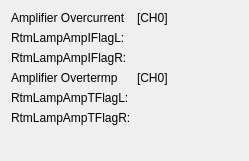
    <widget class="QWidget" name="formLayoutWidget">
     <property name="geometry">
      <rect>
       <x>700</x>
       <y>50</y>
       <width>249</width>
       <height>161</height>
      </rect>
     </property>
     <layout class="QFormLayout" name="formLayout">
      <item row="0" column="0">
       <widget class="QLabel" name="label_11">
        <property name="text">
         <string>Amplifier Overcurrent</string>
        </property>
       </widget>
      </item>
      <item row="0" column="1">
       <widget class="QLabel" name="label_149">
        <property name="text">
         <string>[CH0]</string>
        </property>
       </widget>
      </item>
      <item row="1" column="0">
       <widget class="QLabel" name="label_12">
        <property name="text">
         <string>RtmLampAmpIFlagL:</string>
        </property>
       </widget>
      </item>
      <item row="1" column="1">
       <widget class="PyDMLabel" name="PyDMLabel_100">
        <property name="palette">
         <palette>
          <active>
           <colorrole role="Text">
            <brush brushstyle="SolidPattern">
             <color alpha="255">
              <red>0</red>
              <green>0</green>
              <blue>0</blue>
             </color>
            </brush>
           </colorrole>
           <colorrole role="PlaceholderText">
            <brush brushstyle="SolidPattern">
             <color alpha="128">
              <red>78</red>
              <green>154</green>
              <blue>6</blue>
             </color>
            </brush>
           </colorrole>
          </active>
          <inactive>
           <colorrole role="Text">
            <brush brushstyle="SolidPattern">
             <color alpha="255">
              <red>0</red>
              <green>0</green>
              <blue>0</blue>
             </color>
            </brush>
           </colorrole>
           <colorrole role="PlaceholderText">
            <brush brushstyle="SolidPattern">
             <color alpha="128">
              <red>78</red>
              <green>154</green>
              <blue>6</blue>
             </color>
            </brush>
           </colorrole>
          </inactive>
          <disabled>
           <colorrole role="Text">
            <brush brushstyle="SolidPattern">
             <color alpha="255">
              <red>190</red>
              <green>190</green>
              <blue>190</blue>
             </color>
            </brush>
           </colorrole>
           <colorrole role="PlaceholderText">
            <brush brushstyle="SolidPattern">
             <color alpha="128">
              <red>0</red>
              <green>0</green>
              <blue>0</blue>
             </color>
            </brush>
           </colorrole>
          </disabled>
         </palette>
        </property>
        <property name="toolTip">
         <string/>
        </property>
        <property name="alarmSensitiveContent" stdset="0">
         <bool>false</bool>
        </property>
        <property name="channel" stdset="0">
         <string>XX-99SL01:DI-FOFBCtrl:RtmLampAmpIFlagLCH0-RB</string>
        </property>
       </widget>
      </item>
      <item row="2" column="0">
       <widget class="QLabel" name="label_13">
        <property name="text">
         <string>RtmLampAmpIFlagR:</string>
        </property>
       </widget>
      </item>
      <item row="2" column="1">
       <widget class="PyDMLabel" name="PyDMLabel_98">
        <property name="toolTip">
         <string/>
        </property>
        <property name="channel" stdset="0">
         <string>XX-99SL01:DI-FOFBCtrl:RtmLampAmpIFlagRCH0-RB</string>
        </property>
       </widget>
      </item>
      <item row="3" column="0">
       <widget class="QLabel" name="label_99">
        <property name="text">
         <string>Amplifier Overtermp</string>
        </property>
       </widget>
      </item>
      <item row="3" column="1">
       <widget class="QLabel" name="label_151">
        <property name="text">
         <string>[CH0]</string>
        </property>
       </widget>
      </item>
      <item row="4" column="0">
       <widget class="QLabel" name="label_97">
        <property name="text">
         <string>RtmLampAmpTFlagL:</string>
        </property>
       </widget>
      </item>
      <item row="4" column="1">
       <widget class="PyDMLabel" name="PyDMLabel_99">
        <property name="toolTip">
         <string/>
        </property>
        <property name="channel" stdset="0">
         <string>XX-99SL01:DI-FOFBCtrl:RtmLampAmpTFlagLCH0-RB</string>
        </property>
       </widget>
      </item>
      <item row="5" column="0">
       <widget class="QLabel" name="label_98">
        <property name="text">
         <string>RtmLampAmpTFlagR:</string>
        </property>
       </widget>
      </item>
      <item row="5" column="1">
       <widget class="PyDMLabel" name="PyDMLabel_97">
        <property name="toolTip">
         <string/>
        </property>
        <property name="channel" stdset="0">
         <string>XX-99SL01:DI-FOFBCtrl:RtmLampAmpTFlagRCH0-RB</string>
        </property>
       </widget>
      </item>
     </layout>
    </widget>
